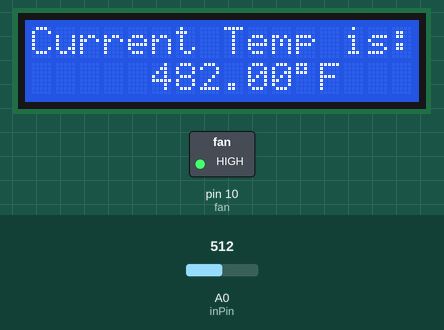
Recording of a sketch running on a simulated Arduino Uno, built with avr-gcc and run on an emulated ATmega328P. Parts: 16×2 character LCD, switched loads named in the sketch (green lamp = pin HIGH). The inputs (shaded band) are chosen by the test bench; at power-on: A0 (inPin) = 512. What the sketch prints to the serial monitor is not drawn.

Above: at 16.2 s.
16.3 s: A0 (inPin) set to 218
At 21.4 s:
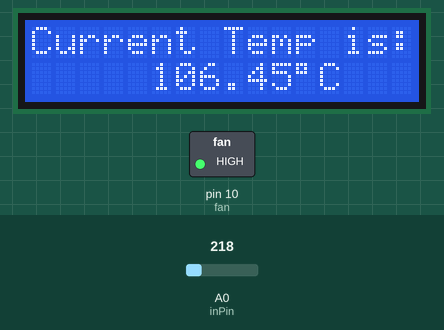
31.3 s: A0 (inPin) set to 190
At 41.5 s:
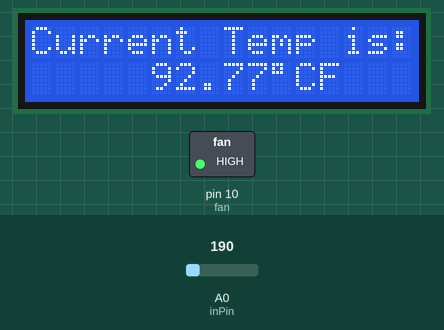
46.3 s: A0 (inPin) set to 23
At 61.0 s:
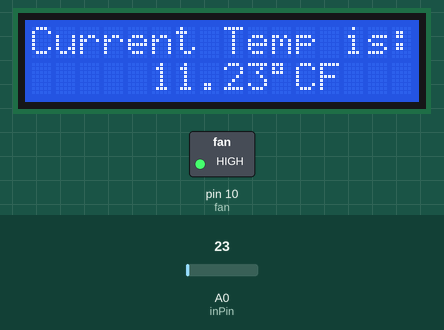
61.3 s: A0 (inPin) set to 18
At 81.6 s:
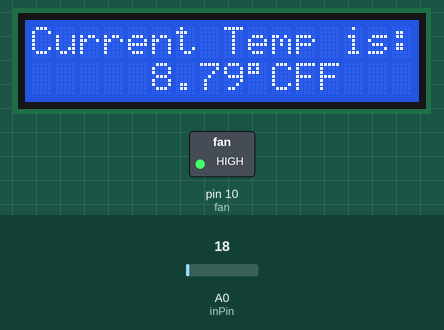
Timing chart, 0 to 83.1 s (numbered marks = the images above; inputs shaded):
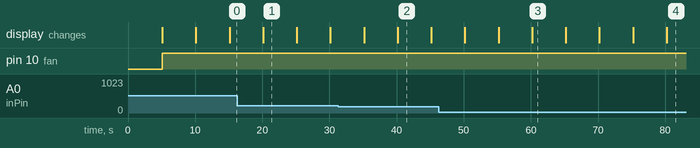

The sketch:

Temperature_Fan_Project2.ino
```cpp
/*
In this project we have modified the original temperature sketch
to include:
Print temperature on screen
Turn on Fan when temp above 75
But we have smoothed out the spikes in temp to take an avaerage
of 4 temperatures to prevent the fan from turning on and off
serveral times when the temperature is near the threshold.
*/

#include <Wire.h>
#include <LiquidCrystal_I2C.h>

#if defined(ARDUINO) && ARDUINO >= 100
#define printByte(args)  write(args);
#else
#define printByte(args)  print(args,BYTE);
#endif

LiquidCrystal_I2C lcd(0x27,16,2);  // set the LCD address to 0x27 for a 16 chars and 2 line display
const int inPin = 0;  // sensor connected to this analog pin
int fan = 10;
float f;
float f1=0;
float f2=0;
float f3=0;
float f4=0;

void setup()
{
  pinMode(fan, OUTPUT);
  Serial.begin(9600);
  lcd.init();                      // initialize the lcd
  lcd.backlight();
  lcd.setCursor(0,0);
  lcd.print("Current Temp is:");
  lcd.setCursor(0,1);
  lcd.print("");
}

void loop()
{
  int value = analogRead(inPin);
  float millivolts = (value / 1024.0) * 5000;
  float celsius = millivolts / 10;  // sensor output is 10mV per degree Celsius
  float ferinheight = (celsius * 9)/ 5 + 32; //  converts to fahrenheit
  lcd.setCursor(5,1); //sets cursor
  lcd.print(celsius);// prints temperature
  lcd.printByte(223);//degrees symbol
  lcd.print("C");
  delay(5000); // wait for 5 second
  lcd.setCursor(5,1);
  lcd.print(ferinheight);// prints temperature
  lcd.printByte(223);//degrees symbol
  lcd.print("F");
  f4=f3;
  f3=f2;
  f2=f1;
  f1=ferinheight;
  f=(f1+f2+f3+f4)/4;
  Serial.print("F1 ");
  Serial.println(f1);
  Serial.print("F2 ");
  Serial.println(f2);
  Serial.print("F3 ");
  Serial.println(f3);
  Serial.print("F4 ");
  Serial.println(f4);
  Serial.print("Avg ");
  Serial.println(f);
  Serial.println();
  if(f > 75){
    digitalWrite(fan, HIGH);
  }else{
    digitalWrite(fan, LOW);
  }
  delay(5000); // wait for 5 seconds
  lcd.setCursor(5,1); //sets curso
  lcd.print(celsius);// prints temperature
  lcd.printByte(223);//degrees symbol
  lcd.print("C");
  delay(5000); // wait for 5 second
  lcd.setCursor(5,1);
  lcd.print(ferinheight);// prints temperature
  lcd.printByte(223);//degrees symbol
  lcd.print("F");
  delay(5000); // wait for 5 second
}
```

Measured:
- the behaviour switches between 205 and 204 on A0 (inPin) (found by bisection; images 1 and 2)
- the behaviour switches between 21 and 20 on A0 (inPin) (found by bisection; images 3 and 4)
- after the input at 16.3 s, the display: changes after 3.8 s (image 1)
- after the input at 31.3 s, the display: first differs from a run without the input after 8.9 s (image 2)
- after the input at 46.3 s, the display: first differs from a run without the input after 13.9 s (image 3)
- after the input at 61.3 s, the display: first differs from a run without the input after 18.9 s (image 4)
- what the display in image 1 shows lasts 5.0 s, from 20.1 s to 25.1 s
